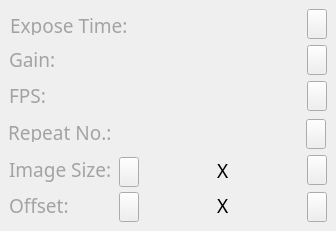
   <widget class="QWidget" name="tab_2">
    <attribute name="title">
     <string>Port4</string>
    </attribute>
    <widget class="QPushButton" name="Button_Keypad_Offset_Y4">
     <property name="geometry">
      <rect>
       <x>307</x>
       <y>192</y>
       <width>20</width>
       <height>30</height>
      </rect>
     </property>
     <property name="styleSheet">
      <string notr="true">QPushButton {
	border-image: url(:/Icon/EM.png);
}

QPushButton:pressed {
	border-image: url(:/Icon/EM_Pressed.png);
}

</string>
     </property>
     <property name="text">
      <string/>
     </property>
    </widget>
    <widget class="QLabel" name="Label_Repeat4">
     <property name="geometry">
      <rect>
       <x>148</x>
       <y>119</y>
       <width>150</width>
       <height>30</height>
      </rect>
     </property>
     <property name="styleSheet">
      <string notr="true">border-image: url(:/Icon/mea_sel_off_box.png) 4;
border-width: 2;
font: 75 14pt &quot;Nanum square&quot;;</string>
     </property>
     <property name="text">
      <string/>
     </property>
     <property name="alignment">
      <set>Qt::AlignRight|Qt::AlignTrailing|Qt::AlignVCenter</set>
     </property>
     <property name="indent">
      <number>0</number>
     </property>
    </widget>
    <widget class="QLabel" name="Label_temp3_25">
     <property name="geometry">
      <rect>
       <x>9</x>
       <y>154</y>
       <width>121</width>
       <height>31</height>
      </rect>
     </property>
     <property name="font">
      <font>
       <family>Nanum square</family>
       <pointsize>14</pointsize>
       <weight>9</weight>
       <italic>false</italic>
       <bold>false</bold>
      </font>
     </property>
     <property name="styleSheet">
      <string notr="true">font: 75 14pt &quot;Nanum square&quot;;
color: #a3a3a3;</string>
     </property>
     <property name="text">
      <string>Image Size:</string>
     </property>
     <property name="alignment">
      <set>Qt::AlignLeading|Qt::AlignLeft|Qt::AlignVCenter</set>
     </property>
    </widget>
    <widget class="QPushButton" name="Button_Keypad_ROI_Y4">
     <property name="geometry">
      <rect>
       <x>307</x>
       <y>155</y>
       <width>20</width>
       <height>30</height>
      </rect>
     </property>
     <property name="styleSheet">
      <string notr="true">QPushButton {
	border-image: url(:/Icon/EM.png);
}

QPushButton:pressed {
	border-image: url(:/Icon/EM_Pressed.png);
}

</string>
     </property>
     <property name="text">
      <string/>
     </property>
    </widget>
    <widget class="QLabel" name="Label_temp3_26">
     <property name="geometry">
      <rect>
       <x>9</x>
       <y>49</y>
       <width>121</width>
       <height>20</height>
      </rect>
     </property>
     <property name="font">
      <font>
       <family>Nanum square</family>
       <pointsize>14</pointsize>
       <weight>9</weight>
       <italic>false</italic>
       <bold>false</bold>
      </font>
     </property>
     <property name="styleSheet">
      <string notr="true">font: 75 14pt &quot;Nanum square&quot;;
color: #a3a3a3;</string>
     </property>
     <property name="text">
      <string>Gain:</string>
     </property>
     <property name="alignment">
      <set>Qt::AlignLeading|Qt::AlignLeft|Qt::AlignVCenter</set>
     </property>
    </widget>
    <widget class="QLabel" name="label_Expose_21">
     <property name="geometry">
      <rect>
       <x>217</x>
       <y>160</y>
       <width>16</width>
       <height>20</height>
      </rect>
     </property>
     <property name="font">
      <font>
       <family>Nanum square</family>
       <pointsize>14</pointsize>
       <weight>9</weight>
       <italic>false</italic>
       <bold>false</bold>
      </font>
     </property>
     <property name="styleSheet">
      <string notr="true">font: 75 14pt &quot;Nanum square&quot;;
</string>
     </property>
     <property name="text">
      <string>X</string>
     </property>
    </widget>
    <widget class="QPushButton" name="Button_Keypad_Offset_X4">
     <property name="geometry">
      <rect>
       <x>119</x>
       <y>192</y>
       <width>20</width>
       <height>30</height>
      </rect>
     </property>
     <property name="styleSheet">
      <string notr="true">QPushButton {
	border-image: url(:/Icon/EM.png);
}

QPushButton:pressed {
	border-image: url(:/Icon/EM_Pressed.png);
}

</string>
     </property>
     <property name="text">
      <string/>
     </property>
    </widget>
    <widget class="QPushButton" name="Button_Keypad_Gain4">
     <property name="geometry">
      <rect>
       <x>307</x>
       <y>45</y>
       <width>20</width>
       <height>30</height>
      </rect>
     </property>
     <property name="styleSheet">
      <string notr="true">QPushButton {
	border-image: url(:/Icon/EM.png);
}

QPushButton:pressed {
	border-image: url(:/Icon/EM_Pressed.png);
}

</string>
     </property>
     <property name="text">
      <string/>
     </property>
    </widget>
    <widget class="QLabel" name="Label_ROI_Y4">
     <property name="geometry">
      <rect>
       <x>237</x>
       <y>156</y>
       <width>60</width>
       <height>30</height>
      </rect>
     </property>
     <property name="styleSheet">
      <string notr="true">border-image: url(:/Icon/mea_sel_off_box.png) 4;
border-width: 2;
font: 75 14pt &quot;Nanum square&quot;;</string>
     </property>
     <property name="text">
      <string/>
     </property>
     <property name="alignment">
      <set>Qt::AlignCenter</set>
     </property>
     <property name="indent">
      <number>0</number>
     </property>
    </widget>
    <widget class="QLabel" name="Label_ROI_X4">
     <property name="geometry">
      <rect>
       <x>148</x>
       <y>156</y>
       <width>60</width>
       <height>30</height>
      </rect>
     </property>
     <property name="styleSheet">
      <string notr="true">border-image: url(:/Icon/mea_sel_off_box.png) 4;
border-width: 2;
font: 75 14pt &quot;Nanum square&quot;;</string>
     </property>
     <property name="text">
      <string/>
     </property>
     <property name="alignment">
      <set>Qt::AlignCenter</set>
     </property>
     <property name="indent">
      <number>0</number>
     </property>
    </widget>
    <widget class="QPushButton" name="Button_Keypad_Repeat4">
     <property name="geometry">
      <rect>
       <x>306</x>
       <y>119</y>
       <width>20</width>
       <height>30</height>
      </rect>
     </property>
     <property name="styleSheet">
      <string notr="true">QPushButton {
	border-image: url(:/Icon/EM.png);
}

QPushButton:pressed {
	border-image: url(:/Icon/EM_Pressed.png);
}

</string>
     </property>
     <property name="text">
      <string/>
     </property>
    </widget>
    <widget class="QLabel" name="Label_temp3_27">
     <property name="geometry">
      <rect>
       <x>10</x>
       <y>15</y>
       <width>121</width>
       <height>20</height>
      </rect>
     </property>
     <property name="font">
      <font>
       <family>Nanum square</family>
       <pointsize>14</pointsize>
       <weight>9</weight>
       <italic>false</italic>
       <bold>false</bold>
      </font>
     </property>
     <property name="styleSheet">
      <string notr="true">font: 75 14pt &quot;Nanum square&quot;;
color: #a3a3a3;</string>
     </property>
     <property name="text">
      <string>Expose Time: </string>
     </property>
     <property name="alignment">
      <set>Qt::AlignLeading|Qt::AlignLeft|Qt::AlignVCenter</set>
     </property>
    </widget>
    <widget class="QLabel" name="Label_temp3_28">
     <property name="geometry">
      <rect>
       <x>8</x>
       <y>122</y>
       <width>121</width>
       <height>20</height>
      </rect>
     </property>
     <property name="font">
      <font>
       <family>Nanum square</family>
       <pointsize>14</pointsize>
       <weight>9</weight>
       <italic>false</italic>
       <bold>false</bold>
      </font>
     </property>
     <property name="styleSheet">
      <string notr="true">font: 75 14pt &quot;Nanum square&quot;;
color: #a3a3a3;</string>
     </property>
     <property name="text">
      <string>Repeat No.:</string>
     </property>
     <property name="alignment">
      <set>Qt::AlignLeading|Qt::AlignLeft|Qt::AlignVCenter</set>
     </property>
    </widget>
    <widget class="QPushButton" name="Button_Keypad_ROI_X4">
     <property name="geometry">
      <rect>
       <x>119</x>
       <y>157</y>
       <width>20</width>
       <height>30</height>
      </rect>
     </property>
     <property name="styleSheet">
      <string notr="true">QPushButton {
	border-image: url(:/Icon/EM.png);
}

QPushButton:pressed {
	border-image: url(:/Icon/EM_Pressed.png);
}

</string>
     </property>
     <property name="text">
      <string/>
     </property>
    </widget>
    <widget class="QLabel" name="Label_ExposeTime4">
     <property name="geometry">
      <rect>
       <x>148</x>
       <y>10</y>
       <width>150</width>
       <height>30</height>
      </rect>
     </property>
     <property name="styleSheet">
      <string notr="true">border-image: url(:/Icon/mea_sel_off_box.png) 4;
border-width: 2;
font: 75 14pt &quot;Nanum square&quot;;</string>
     </property>
     <property name="text">
      <string/>
     </property>
     <property name="alignment">
      <set>Qt::AlignRight|Qt::AlignTrailing|Qt::AlignVCenter</set>
     </property>
     <property name="indent">
      <number>0</number>
     </property>
    </widget>
    <widget class="QLabel" name="Label_temp3_29">
     <property name="geometry">
      <rect>
       <x>9</x>
       <y>85</y>
       <width>121</width>
       <height>20</height>
      </rect>
     </property>
     <property name="font">
      <font>
       <family>Nanum square</family>
       <pointsize>14</pointsize>
       <weight>9</weight>
       <italic>false</italic>
       <bold>false</bold>
      </font>
     </property>
     <property name="styleSheet">
      <string notr="true">font: 75 14pt &quot;Nanum square&quot;;
color: #a3a3a3;</string>
     </property>
     <property name="text">
      <string>FPS:</string>
     </property>
     <property name="alignment">
      <set>Qt::AlignLeading|Qt::AlignLeft|Qt::AlignVCenter</set>
     </property>
    </widget>
    <widget class="QLabel" name="Label_Offset_Y4">
     <property name="geometry">
      <rect>
       <x>237</x>
       <y>192</y>
       <width>60</width>
       <height>30</height>
      </rect>
     </property>
     <property name="styleSheet">
      <string notr="true">border-image: url(:/Icon/mea_sel_off_box.png) 4;
border-width: 2;
font: 75 14pt &quot;Nanum square&quot;;</string>
     </property>
     <property name="text">
      <string/>
     </property>
     <property name="alignment">
      <set>Qt::AlignCenter</set>
     </property>
     <property name="indent">
      <number>0</number>
     </property>
    </widget>
    <widget class="QLabel" name="Label_FPS4">
     <property name="geometry">
      <rect>
       <x>148</x>
       <y>82</y>
       <width>150</width>
       <height>30</height>
      </rect>
     </property>
     <property name="styleSheet">
      <string notr="true">border-image: url(:/Icon/mea_sel_off_box.png) 4;
border-width: 2;
font: 75 14pt &quot;Nanum square&quot;;</string>
     </property>
     <property name="text">
      <string/>
     </property>
     <property name="alignment">
      <set>Qt::AlignRight|Qt::AlignTrailing|Qt::AlignVCenter</set>
     </property>
     <property name="indent">
      <number>0</number>
     </property>
    </widget>
    <widget class="QLabel" name="label_Expose_22">
     <property name="geometry">
      <rect>
       <x>217</x>
       <y>195</y>
       <width>16</width>
       <height>20</height>
      </rect>
     </property>
     <property name="font">
      <font>
       <family>Nanum square</family>
       <pointsize>14</pointsize>
       <weight>9</weight>
       <italic>false</italic>
       <bold>false</bold>
      </font>
     </property>
     <property name="styleSheet">
      <string notr="true">font: 75 14pt &quot;Nanum square&quot;;
</string>
     </property>
     <property name="text">
      <string>X</string>
     </property>
    </widget>
    <widget class="QLabel" name="Label_Gain4">
     <property name="geometry">
      <rect>
       <x>148</x>
       <y>46</y>
       <width>150</width>
       <height>30</height>
      </rect>
     </property>
     <property name="styleSheet">
      <string notr="true">border-image: url(:/Icon/mea_sel_off_box.png) 4;
border-width: 2;
font: 75 14pt &quot;Nanum square&quot;;</string>
     </property>
     <property name="text">
      <string/>
     </property>
     <property name="alignment">
      <set>Qt::AlignRight|Qt::AlignTrailing|Qt::AlignVCenter</set>
     </property>
     <property name="indent">
      <number>0</number>
     </property>
    </widget>
    <widget class="QLabel" name="Label_temp3_30">
     <property name="geometry">
      <rect>
       <x>9</x>
       <y>195</y>
       <width>121</width>
       <height>20</height>
      </rect>
     </property>
     <property name="font">
      <font>
       <family>Nanum square</family>
       <pointsize>14</pointsize>
       <weight>9</weight>
       <italic>false</italic>
       <bold>false</bold>
      </font>
     </property>
     <property name="styleSheet">
      <string notr="true">font: 75 14pt &quot;Nanum square&quot;;
color: #a3a3a3;</string>
     </property>
     <property name="text">
      <string>Offset:</string>
     </property>
     <property name="alignment">
      <set>Qt::AlignLeading|Qt::AlignLeft|Qt::AlignVCenter</set>
     </property>
    </widget>
    <widget class="QPushButton" name="Button_Keypad_ET4">
     <property name="geometry">
      <rect>
       <x>307</x>
       <y>9</y>
       <width>20</width>
       <height>30</height>
      </rect>
     </property>
     <property name="styleSheet">
      <string notr="true">QPushButton {
	border-image: url(:/Icon/EM.png);
}

QPushButton:pressed {
	border-image: url(:/Icon/EM_Pressed.png);
}

</string>
     </property>
     <property name="text">
      <string/>
     </property>
    </widget>
    <widget class="QPushButton" name="Button_Keypad_FPS4">
     <property name="geometry">
      <rect>
       <x>307</x>
       <y>81</y>
       <width>20</width>
       <height>30</height>
      </rect>
     </property>
     <property name="styleSheet">
      <string notr="true">QPushButton {
	border-image: url(:/Icon/EM.png);
}

QPushButton:pressed {
	border-image: url(:/Icon/EM_Pressed.png);
}

</string>
     </property>
     <property name="text">
      <string/>
     </property>
    </widget>
    <widget class="QLabel" name="Label_Offset_X4">
     <property name="geometry">
      <rect>
       <x>148</x>
       <y>192</y>
       <width>60</width>
       <height>30</height>
      </rect>
     </property>
     <property name="styleSheet">
      <string notr="true">border-image: url(:/Icon/mea_sel_off_box.png) 4;
border-width: 2;
font: 75 14pt &quot;Nanum square&quot;;</string>
     </property>
     <property name="text">
      <string/>
     </property>
     <property name="alignment">
      <set>Qt::AlignCenter</set>
     </property>
     <property name="indent">
      <number>0</number>
     </property>
    </widget>
    <zorder>Button_Keypad_Offset_Y4</zorder>
    <zorder>Label_Repeat4</zorder>
    <zorder>Label_temp3_25</zorder>
    <zorder>Button_Keypad_ROI_Y4</zorder>
    <zorder>Label_temp3_26</zorder>
    <zorder>label_Expose_21</zorder>
    <zorder>Button_Keypad_Gain4</zorder>
    <zorder>Label_ROI_Y4</zorder>
    <zorder>Label_ROI_X4</zorder>
    <zorder>Button_Keypad_Repeat4</zorder>
    <zorder>Label_temp3_27</zorder>
    <zorder>Label_temp3_28</zorder>
    <zorder>Button_Keypad_ROI_X4</zorder>
    <zorder>Label_ExposeTime4</zorder>
    <zorder>Label_temp3_29</zorder>
    <zorder>Label_Offset_Y4</zorder>
    <zorder>Label_FPS4</zorder>
    <zorder>label_Expose_22</zorder>
    <zorder>Label_Gain4</zorder>
    <zorder>Label_temp3_30</zorder>
    <zorder>Button_Keypad_ET4</zorder>
    <zorder>Button_Keypad_FPS4</zorder>
    <zorder>Label_Offset_X4</zorder>
    <zorder>Button_Keypad_Offset_X4</zorder>
   </widget>
